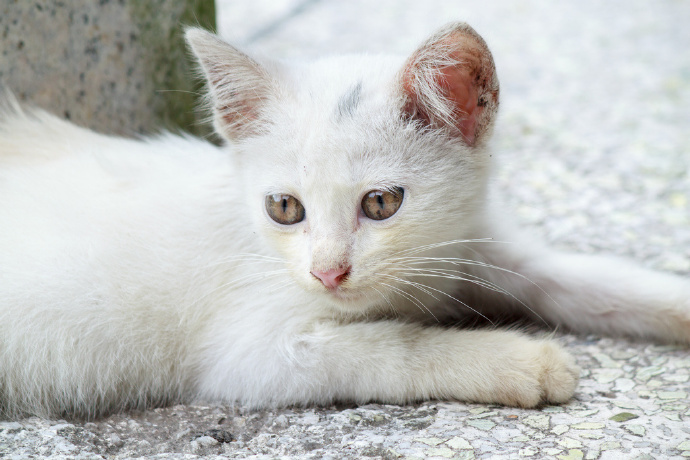
#> input picture Script/solarEnergy/test/cat.jpg, 690 x 460 px, found by its file name
$ python test_opencv.py
#> lines starting #> are read from the running program, lines starting #| are printed output that depends on the picture
# -*- coding: utf-8 -*-
"""
Created on Thu May  3 15:21:46 2018

@author: nzx
"""

import cv2
import numpy as np

# 打印版本
print(cv2.__version__)

# load Image
img = cv2.imread('cat.jpg',cv2.IMREAD_GRAYSCALE)
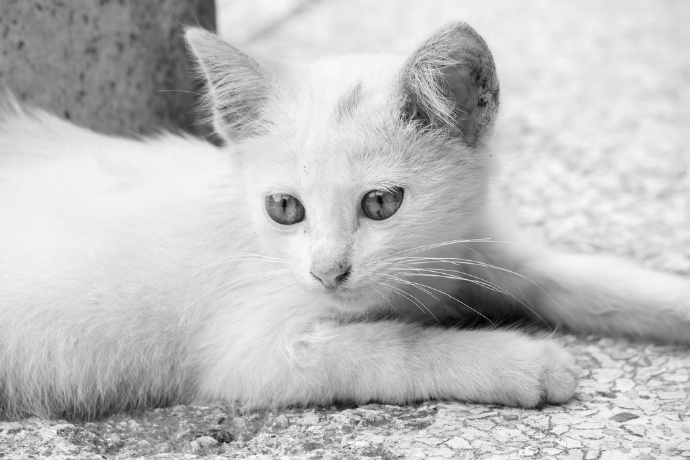
#> img: shape (460, 690); min 0, max 254, mean 190.2
#img = img*1.0/500

#res = cv2.resize(img,None,fx=2, fy=2, interpolation = cv2.INTER_CUBIC)
rows,cols = img.shape
#> rows = 460; cols = 690
pts1 = np.float32([[30,40],[400,500],[0,440]])
pts2 = np.float32([[0,0],[460,690],[0,690 ]])
M = cv2.getAffineTransform(pts1,pts2)
dst = cv2.warpAffine(img,M,(cols,rows),cv2.INTER_LINEAR)
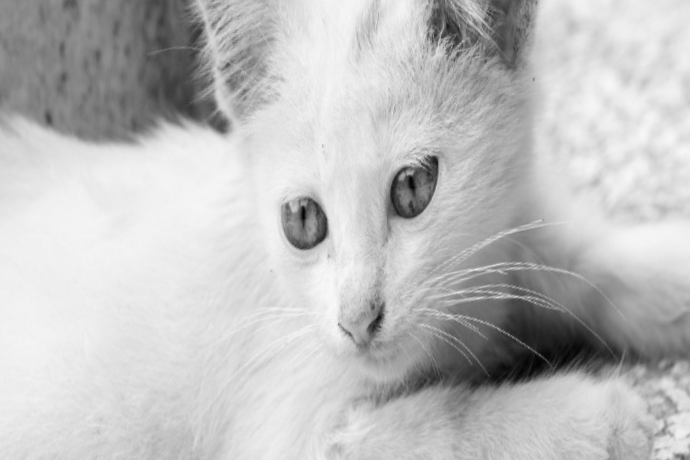
#> dst: shape (460, 690); min 2, max 249, mean 191.1

#M = cv2.getPerspectiveTransform(pts1,pts2)
#res = cv2.warpPerspective(img,M,(200,200))

# display the image
showImge = True
if showImge:
    cv2.imshow('image',dst)
    cv2.waitKey(0)
    cv2.destroyAllWindows()

# write a Image
cv2.imwrite('gray.png',img)


#access and mopdify the pixel value
pixel = img[100,100]
#> pixel = 132
print(pixel)
#| 132

# show image info
# shapoe = size + channel
print("size: "+ str(img.size))
#| size: 317400
print("shape: "+ str(img.shape))
#| shape: (460, 690)
print("size: "+ str(img.size))
#| size: 317400


#performance Measurement and improvement

time1 = cv2.getTickCount()

time2 = cv2.getTickCount()
totaltime = (time2-time1)/cv2.getTickFrequency()
print("经过了："+ str(totaltime) + " s")
